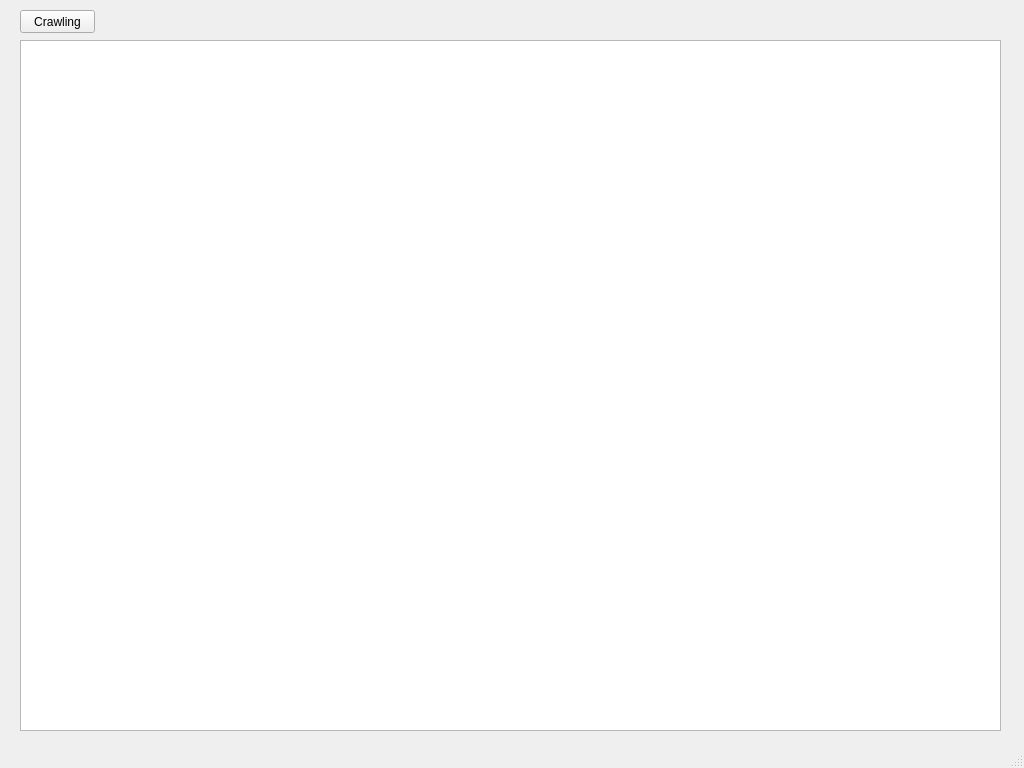
<?xml version="1.0" encoding="UTF-8"?>
<ui version="4.0">
 <class>YoutubeUrlToIframeProgram</class>
 <widget class="QMainWindow" name="YoutubeUrlToIframeProgram">
  <property name="geometry">
   <rect>
    <x>0</x>
    <y>0</y>
    <width>1024</width>
    <height>768</height>
   </rect>
  </property>
  <property name="windowTitle">
   <string>MainWindow</string>
  </property>
  <widget class="QWidget" name="centralwidget">
   <widget class="QPushButton" name="pushButton">
    <property name="geometry">
     <rect>
      <x>20</x>
      <y>10</y>
      <width>75</width>
      <height>23</height>
     </rect>
    </property>
    <property name="text">
     <string>Crawling</string>
    </property>
   </widget>
   <widget class="QTextBrowser" name="textBrowser">
    <property name="geometry">
     <rect>
      <x>20</x>
      <y>40</y>
      <width>981</width>
      <height>691</height>
     </rect>
    </property>
   </widget>
  </widget>
  <widget class="QMenuBar" name="menubar">
   <property name="geometry">
    <rect>
     <x>0</x>
     <y>0</y>
     <width>1024</width>
     <height>21</height>
    </rect>
   </property>
  </widget>
  <widget class="QStatusBar" name="statusbar"/>
 </widget>
 <resources/>
 <connections/>
</ui>
